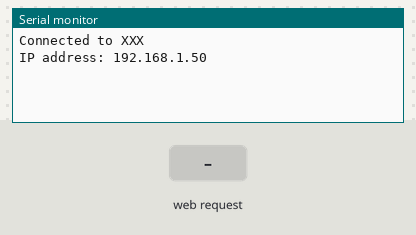
Bench run of a sketch on a simulated ESP8266 (NodeMCU). Parts: the last lines printed to the serial monitor. The inputs (shaded band) are chosen by the test bench. WiFi joins after 1.5 s; servers stay silent unless stated.

Above: at 2.7 s.
2.8 s: HTTP request GET /toggle received
At 4.0 s:
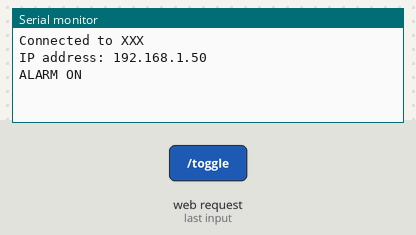
4.3 s: HTTP request GET /toggle received
At 5.3 s:
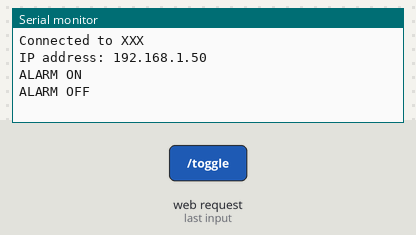

The sketch:

ESP8266AlarmControl.ino
```cpp
// (licence header left out)
#include <ESP8266WiFi.h>
#include <WiFiClient.h>
#include <ESP8266WebServer.h>
#include <ESP8266mDNS.h>

// WLAN configuration
const char* ssid = "XXX";
const char* password = "YYY";

// status
bool armed = false;

ESP8266WebServer server(80);

// Function for handling the actual pin status changes.
void toggle()
{
  if(armed)
  {
    Serial.println("ALARM OFF"); // Sent to main controller
    armed = false;
  }
  else
  {
    Serial.println("ALARM ON"); // Sent to main controller
    armed = true;
  }

  server.send(200, "text/html", "<html><head><meta http-equiv=\"refresh\" content=\"0; url=/\" /></head><body></body></html>");
}

// Page content
void handlePrint()
{
  String html = "<html><head><meta http-equiv=\"refresh\" content=\"30; url=/\" /></head><body style=\"margin:10px;\"><a style=\"display: inline-block; height: 30%; background-color: grey; color: white; font-size: 25vmin; font-family: arial; width: 100%; text-align:center; text-decoration: none;\" href=\"/toggle\">";

  if(armed)
  {
    html += "Disarm";
  }
  else
  {
    html += "Arm";
  }

  html += "</a></body></html>";

  server.send(200, "text/html", html);
}

// Init wlan connection
void initWLAN()
{
  WiFi.begin(ssid, password);
  while (WiFi.status() != WL_CONNECTED)
  {
    delay(500);
  }
}

void setup(void)
{
  Serial.begin ( 9600 );// Slow baud rate because I had some reliability problems with high speeds
  initWLAN();

  // Print these even though main controller can not handle this information. Anyhow, it will be needed for debugging.
  Serial.print ( "Connected to " );
  Serial.println ( ssid );
  Serial.print ( "IP address: " );
  Serial.println ( WiFi.localIP() );

  server.on("/toggle", [](){toggle();});
  server.onNotFound(handlePrint);
  server.begin();
}

char inBuffer [64];
int bufferIndex = 0;
void handleSerial()
{
  // Received from the main controller
  if (Serial.available() > 0)
  {
        bufferIndex = 0;
        while (Serial.available())
        {
          inBuffer[bufferIndex++] = Serial.read();

          if ((inBuffer[bufferIndex-1] == '\n') || (bufferIndex == sizeof(inBuffer)-1))
          {
            inBuffer[bufferIndex] = '\0';
            break;
          }

          delay(2);
        }

        // Handle message here!
        if(strstr(inBuffer, "ALARM ON"))
        {
            armed = true;
        }
        else if(strstr(inBuffer, "ALARM OFF"))
        {
            armed = false;
        }
        else
        {
          // Ignore unknown serial commands because we want to prevent looping error messages
        }

        // Clear buffer for next round
        for(int i = 0; i < 64; i++)
        {
          inBuffer[i] = ' ';
        }
        inBuffer[63] = '\0';
  }
}

void loop(void)
{
  server.handleClient();
  handleSerial();
}
```

Measured:
- after the input at 2.8 s, the serial monitor: prints a new line at once (image 1)
- after the input at 4.3 s, the serial monitor: prints a new line at once (image 2)
